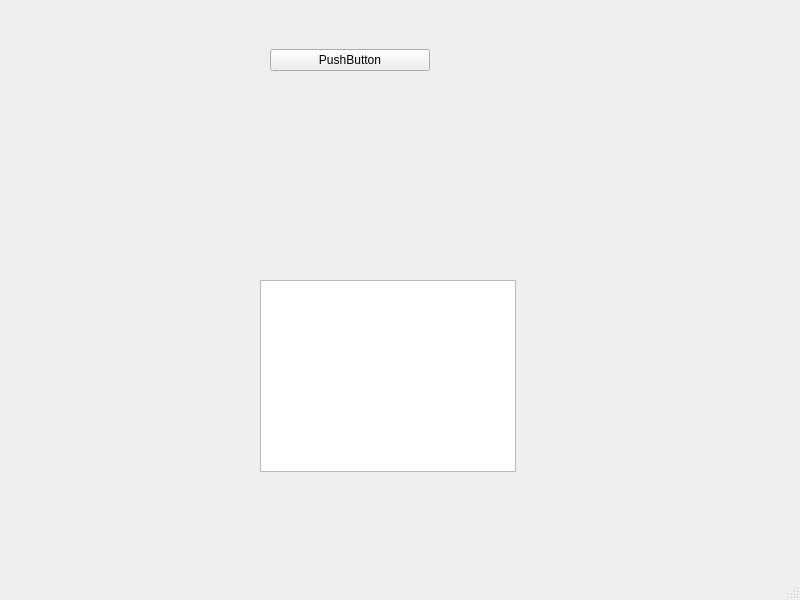
<?xml version="1.0" encoding="UTF-8"?>
<ui version="4.0">
 <class>MainWindow</class>
 <widget class="QMainWindow" name="MainWindow">
  <property name="geometry">
   <rect>
    <x>0</x>
    <y>0</y>
    <width>800</width>
    <height>600</height>
   </rect>
  </property>
  <property name="windowTitle">
   <string>MainWindow</string>
  </property>
  <widget class="QWidget" name="centralwidget">
   <widget class="QTableView" name="tableView">
    <property name="geometry">
     <rect>
      <x>260</x>
      <y>280</y>
      <width>256</width>
      <height>192</height>
     </rect>
    </property>
   </widget>
   <widget class="QWidget" name="verticalLayoutWidget">
    <property name="geometry">
     <rect>
      <x>9</x>
      <y>75</y>
      <width>16</width>
      <height>16</height>
     </rect>
    </property>
    <layout class="QVBoxLayout" name="verticalLayout"/>
   </widget>
   <widget class="QWidget" name="horizontalLayoutWidget">
    <property name="geometry">
     <rect>
      <x>270</x>
      <y>20</y>
      <width>160</width>
      <height>80</height>
     </rect>
    </property>
    <layout class="QHBoxLayout" name="horizontalLayout">
     <item>
      <widget class="QPushButton" name="pushButton">
       <property name="text">
        <string>PushButton</string>
       </property>
      </widget>
     </item>
    </layout>
   </widget>
  </widget>
  <widget class="QMenuBar" name="menubar">
   <property name="geometry">
    <rect>
     <x>0</x>
     <y>0</y>
     <width>800</width>
     <height>21</height>
    </rect>
   </property>
  </widget>
  <widget class="QStatusBar" name="statusbar"/>
 </widget>
 <resources/>
 <connections/>
</ui>
